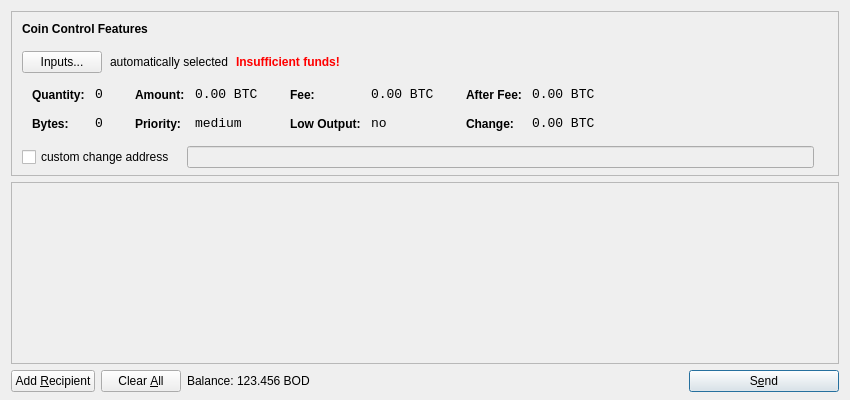
<?xml version="1.0" encoding="UTF-8"?>
<ui version="4.0">
 <class>SendCoinsDialog</class>
 <widget class="QDialog" name="SendCoinsDialog">
  <property name="geometry">
   <rect>
    <x>0</x>
    <y>0</y>
    <width>850</width>
    <height>400</height>
   </rect>
  </property>
  <property name="windowTitle">
   <string>Send Coins</string>
  </property>
  <layout class="QVBoxLayout" name="verticalLayout" stretch="0,1,0">
   <property name="bottomMargin">
    <number>8</number>
   </property>
   <item>
    <widget class="QFrame" name="frameCoinControl">
     <property name="sizePolicy">
      <sizepolicy hsizetype="Expanding" vsizetype="Expanding">
       <horstretch>0</horstretch>
       <verstretch>0</verstretch>
      </sizepolicy>
     </property>
     <property name="maximumSize">
      <size>
       <width>16777215</width>
       <height>16777215</height>
      </size>
     </property>
     <property name="frameShape">
      <enum>QFrame::StyledPanel</enum>
     </property>
     <property name="frameShadow">
      <enum>QFrame::Sunken</enum>
     </property>
     <layout class="QVBoxLayout" name="verticalLayoutCoinControl2">
      <property name="spacing">
       <number>-1</number>
      </property>
      <property name="leftMargin">
       <number>0</number>
      </property>
      <property name="topMargin">
       <number>0</number>
      </property>
      <property name="rightMargin">
       <number>0</number>
      </property>
      <property name="bottomMargin">
       <number>6</number>
      </property>
      <item>
       <layout class="QVBoxLayout" name="verticalLayoutCoinControl" stretch="0,0,0,0,1">
        <property name="spacing">
         <number>0</number>
        </property>
        <property name="leftMargin">
         <number>10</number>
        </property>
        <property name="topMargin">
         <number>10</number>
        </property>
        <item>
         <layout class="QHBoxLayout" name="horizontalLayoutCoinControl1">
          <property name="bottomMargin">
           <number>15</number>
          </property>
          <item>
           <widget class="QLabel" name="labelCoinControlFeatures">
            <property name="sizePolicy">
             <sizepolicy hsizetype="Preferred" vsizetype="Maximum">
              <horstretch>0</horstretch>
              <verstretch>0</verstretch>
             </sizepolicy>
            </property>
            <property name="font">
             <font>
              <weight>75</weight>
              <bold>true</bold>
             </font>
            </property>
            <property name="styleSheet">
             <string notr="true">font-weight:bold;</string>
            </property>
            <property name="text">
             <string>Coin Control Features</string>
            </property>
           </widget>
          </item>
         </layout>
        </item>
        <item>
         <layout class="QHBoxLayout" name="horizontalLayoutCoinControl2" stretch="0,0,0,0">
          <property name="spacing">
           <number>8</number>
          </property>
          <property name="bottomMargin">
           <number>10</number>
          </property>
          <item>
           <widget class="QPushButton" name="pushButtonCoinControl">
            <property name="styleSheet">
             <string notr="true"/>
            </property>
            <property name="text">
             <string>Inputs...</string>
            </property>
           </widget>
          </item>
          <item>
           <widget class="QLabel" name="labelCoinControlAutomaticallySelected">
            <property name="text">
             <string>automatically selected</string>
            </property>
            <property name="margin">
             <number>5</number>
            </property>
           </widget>
          </item>
          <item>
           <widget class="QLabel" name="labelCoinControlInsuffFunds">
            <property name="font">
             <font>
              <weight>75</weight>
              <bold>true</bold>
             </font>
            </property>
            <property name="styleSheet">
             <string notr="true">color:red;font-weight:bold;</string>
            </property>
            <property name="text">
             <string>Insufficient funds!</string>
            </property>
            <property name="margin">
             <number>5</number>
            </property>
           </widget>
          </item>
          <item>
           <spacer name="horizontalSpacerCoinControl">
            <property name="orientation">
             <enum>Qt::Horizontal</enum>
            </property>
            <property name="sizeHint" stdset="0">
             <size>
              <width>40</width>
              <height>1</height>
             </size>
            </property>
           </spacer>
          </item>
         </layout>
        </item>
        <item>
         <widget class="QWidget" name="widgetCoinControl" native="true">
          <property name="sizePolicy">
           <sizepolicy hsizetype="Preferred" vsizetype="Preferred">
            <horstretch>0</horstretch>
            <verstretch>0</verstretch>
           </sizepolicy>
          </property>
          <property name="minimumSize">
           <size>
            <width>0</width>
            <height>0</height>
           </size>
          </property>
          <property name="styleSheet">
           <string notr="true"/>
          </property>
          <layout class="QHBoxLayout" name="horizontalLayoutCoinControl5">
           <property name="margin">
            <number>0</number>
           </property>
           <item>
            <layout class="QHBoxLayout" name="horizontalLayoutCoinControl3" stretch="0,0,0,1">
             <property name="spacing">
              <number>20</number>
             </property>
             <property name="topMargin">
              <number>0</number>
             </property>
             <property name="bottomMargin">
              <number>10</number>
             </property>
             <item>
              <layout class="QFormLayout" name="formLayoutCoinControl1">
               <property name="horizontalSpacing">
                <number>10</number>
               </property>
               <property name="verticalSpacing">
                <number>14</number>
               </property>
               <property name="leftMargin">
                <number>10</number>
               </property>
               <property name="topMargin">
                <number>4</number>
               </property>
               <property name="rightMargin">
                <number>6</number>
               </property>
               <item row="0" column="0">
                <widget class="QLabel" name="labelCoinControlQuantityText">
                 <property name="styleSheet">
                  <string notr="true">font-weight:bold;</string>
                 </property>
                 <property name="text">
                  <string>Quantity:</string>
                 </property>
                 <property name="margin">
                  <number>0</number>
                 </property>
                </widget>
               </item>
               <item row="0" column="1">
                <widget class="QLabel" name="labelCoinControlQuantity">
                 <property name="font">
                  <font>
                   <family>Monospace</family>
                   <pointsize>10</pointsize>
                  </font>
                 </property>
                 <property name="cursor">
                  <cursorShape>IBeamCursor</cursorShape>
                 </property>
                 <property name="contextMenuPolicy">
                  <enum>Qt::ActionsContextMenu</enum>
                 </property>
                 <property name="text">
                  <string notr="true">0</string>
                 </property>
                 <property name="margin">
                  <number>0</number>
                 </property>
                 <property name="textInteractionFlags">
                  <set>Qt::LinksAccessibleByMouse|Qt::TextSelectableByKeyboard|Qt::TextSelectableByMouse</set>
                 </property>
                </widget>
               </item>
               <item row="1" column="0">
                <widget class="QLabel" name="labelCoinControlBytesText">
                 <property name="styleSheet">
                  <string notr="true">font-weight:bold;</string>
                 </property>
                 <property name="text">
                  <string>Bytes:</string>
                 </property>
                </widget>
               </item>
               <item row="1" column="1">
                <widget class="QLabel" name="labelCoinControlBytes">
                 <property name="font">
                  <font>
                   <family>Monospace</family>
                   <pointsize>10</pointsize>
                  </font>
                 </property>
                 <property name="cursor">
                  <cursorShape>IBeamCursor</cursorShape>
                 </property>
                 <property name="contextMenuPolicy">
                  <enum>Qt::ActionsContextMenu</enum>
                 </property>
                 <property name="text">
                  <string notr="true">0</string>
                 </property>
                 <property name="textInteractionFlags">
                  <set>Qt::LinksAccessibleByMouse|Qt::TextSelectableByKeyboard|Qt::TextSelectableByMouse</set>
                 </property>
                </widget>
               </item>
              </layout>
             </item>
             <item>
              <layout class="QFormLayout" name="formLayoutCoinControl2">
               <property name="horizontalSpacing">
                <number>10</number>
               </property>
               <property name="verticalSpacing">
                <number>14</number>
               </property>
               <property name="leftMargin">
                <number>6</number>
               </property>
               <property name="topMargin">
                <number>4</number>
               </property>
               <property name="rightMargin">
                <number>6</number>
               </property>
               <item row="0" column="0">
                <widget class="QLabel" name="labelCoinControlAmountText">
                 <property name="styleSheet">
                  <string notr="true">font-weight:bold;</string>
                 </property>
                 <property name="text">
                  <string>Amount:</string>
                 </property>
                 <property name="margin">
                  <number>0</number>
                 </property>
                </widget>
               </item>
               <item row="0" column="1">
                <widget class="QLabel" name="labelCoinControlAmount">
                 <property name="font">
                  <font>
                   <family>Monospace</family>
                   <pointsize>10</pointsize>
                  </font>
                 </property>
                 <property name="cursor">
                  <cursorShape>IBeamCursor</cursorShape>
                 </property>
                 <property name="contextMenuPolicy">
                  <enum>Qt::ActionsContextMenu</enum>
                 </property>
                 <property name="text">
                  <string notr="true">0.00 BTC</string>
                 </property>
                 <property name="textInteractionFlags">
                  <set>Qt::LinksAccessibleByMouse|Qt::TextSelectableByKeyboard|Qt::TextSelectableByMouse</set>
                 </property>
                </widget>
               </item>
               <item row="1" column="0">
                <widget class="QLabel" name="labelCoinControlPriorityText">
                 <property name="styleSheet">
                  <string notr="true">font-weight:bold;</string>
                 </property>
                 <property name="text">
                  <string>Priority:</string>
                 </property>
                </widget>
               </item>
               <item row="1" column="1">
                <widget class="QLabel" name="labelCoinControlPriority">
                 <property name="font">
                  <font>
                   <family>Monospace</family>
                   <pointsize>10</pointsize>
                  </font>
                 </property>
                 <property name="cursor">
                  <cursorShape>IBeamCursor</cursorShape>
                 </property>
                 <property name="contextMenuPolicy">
                  <enum>Qt::ActionsContextMenu</enum>
                 </property>
                 <property name="text">
                  <string>medium</string>
                 </property>
                 <property name="textInteractionFlags">
                  <set>Qt::LinksAccessibleByMouse|Qt::TextSelectableByKeyboard|Qt::TextSelectableByMouse</set>
                 </property>
                </widget>
               </item>
              </layout>
             </item>
             <item>
              <layout class="QFormLayout" name="formLayoutCoinControl3">
               <property name="horizontalSpacing">
                <number>10</number>
               </property>
               <property name="verticalSpacing">
                <number>14</number>
               </property>
               <property name="leftMargin">
                <number>6</number>
               </property>
               <property name="topMargin">
                <number>4</number>
               </property>
               <property name="rightMargin">
                <number>6</number>
               </property>
               <item row="0" column="0">
                <widget class="QLabel" name="labelCoinControlFeeText">
                 <property name="styleSheet">
                  <string notr="true">font-weight:bold;</string>
                 </property>
                 <property name="text">
                  <string>Fee:</string>
                 </property>
                 <property name="margin">
                  <number>0</number>
                 </property>
                </widget>
               </item>
               <item row="0" column="1">
                <widget class="QLabel" name="labelCoinControlFee">
                 <property name="font">
                  <font>
                   <family>Monospace</family>
                   <pointsize>10</pointsize>
                  </font>
                 </property>
                 <property name="cursor">
                  <cursorShape>IBeamCursor</cursorShape>
                 </property>
                 <property name="contextMenuPolicy">
                  <enum>Qt::ActionsContextMenu</enum>
                 </property>
                 <property name="text">
                  <string notr="true">0.00 BTC</string>
                 </property>
                 <property name="textInteractionFlags">
                  <set>Qt::LinksAccessibleByMouse|Qt::TextSelectableByKeyboard|Qt::TextSelectableByMouse</set>
                 </property>
                </widget>
               </item>
               <item row="1" column="0">
                <widget class="QLabel" name="labelCoinControlLowOutputText">
                 <property name="styleSheet">
                  <string notr="true">font-weight:bold;</string>
                 </property>
                 <property name="text">
                  <string>Low Output:</string>
                 </property>
                </widget>
               </item>
               <item row="1" column="1">
                <widget class="QLabel" name="labelCoinControlLowOutput">
                 <property name="font">
                  <font>
                   <family>Monospace</family>
                   <pointsize>10</pointsize>
                  </font>
                 </property>
                 <property name="cursor">
                  <cursorShape>IBeamCursor</cursorShape>
                 </property>
                 <property name="contextMenuPolicy">
                  <enum>Qt::ActionsContextMenu</enum>
                 </property>
                 <property name="text">
                  <string>no</string>
                 </property>
                 <property name="textInteractionFlags">
                  <set>Qt::LinksAccessibleByMouse|Qt::TextSelectableByKeyboard|Qt::TextSelectableByMouse</set>
                 </property>
                </widget>
               </item>
              </layout>
             </item>
             <item>
              <layout class="QFormLayout" name="formLayoutCoinControl4">
               <property name="horizontalSpacing">
                <number>10</number>
               </property>
               <property name="verticalSpacing">
                <number>14</number>
               </property>
               <property name="leftMargin">
                <number>6</number>
               </property>
               <property name="topMargin">
                <number>4</number>
               </property>
               <property name="rightMargin">
                <number>6</number>
               </property>
               <item row="0" column="0">
                <widget class="QLabel" name="labelCoinControlAfterFeeText">
                 <property name="styleSheet">
                  <string notr="true">font-weight:bold;</string>
                 </property>
                 <property name="text">
                  <string>After Fee:</string>
                 </property>
                 <property name="margin">
                  <number>0</number>
                 </property>
                </widget>
               </item>
               <item row="0" column="1">
                <widget class="QLabel" name="labelCoinControlAfterFee">
                 <property name="font">
                  <font>
                   <family>Monospace</family>
                   <pointsize>10</pointsize>
                  </font>
                 </property>
                 <property name="cursor">
                  <cursorShape>IBeamCursor</cursorShape>
                 </property>
                 <property name="contextMenuPolicy">
                  <enum>Qt::ActionsContextMenu</enum>
                 </property>
                 <property name="text">
                  <string notr="true">0.00 BTC</string>
                 </property>
                 <property name="textInteractionFlags">
                  <set>Qt::LinksAccessibleByMouse|Qt::TextSelectableByKeyboard|Qt::TextSelectableByMouse</set>
                 </property>
                </widget>
               </item>
               <item row="1" column="0">
                <widget class="QLabel" name="labelCoinControlChangeText">
                 <property name="styleSheet">
                  <string notr="true">font-weight:bold;</string>
                 </property>
                 <property name="text">
                  <string>Change:</string>
                 </property>
                </widget>
               </item>
               <item row="1" column="1">
                <widget class="QLabel" name="labelCoinControlChange">
                 <property name="font">
                  <font>
                   <family>Monospace</family>
                   <pointsize>10</pointsize>
                  </font>
                 </property>
                 <property name="cursor">
                  <cursorShape>IBeamCursor</cursorShape>
                 </property>
                 <property name="contextMenuPolicy">
                  <enum>Qt::ActionsContextMenu</enum>
                 </property>
                 <property name="text">
                  <string notr="true">0.00 BTC</string>
                 </property>
                 <property name="textInteractionFlags">
                  <set>Qt::LinksAccessibleByMouse|Qt::TextSelectableByKeyboard|Qt::TextSelectableByMouse</set>
                 </property>
                </widget>
               </item>
              </layout>
             </item>
            </layout>
           </item>
          </layout>
         </widget>
        </item>
        <item>
         <layout class="QHBoxLayout" name="horizontalLayoutCoinControl4" stretch="0,0,0">
          <property name="spacing">
           <number>12</number>
          </property>
          <property name="sizeConstraint">
           <enum>QLayout::SetDefaultConstraint</enum>
          </property>
          <property name="topMargin">
           <number>5</number>
          </property>
          <property name="rightMargin">
           <number>5</number>
          </property>
          <item>
           <widget class="QCheckBox" name="checkBoxCoinControlChange">
            <property name="text">
             <string>custom change address</string>
            </property>
           </widget>
          </item>
          <item>
           <widget class="QLineEdit" name="lineEditCoinControlChange">
            <property name="enabled">
             <bool>false</bool>
            </property>
            <property name="sizePolicy">
             <sizepolicy hsizetype="Expanding" vsizetype="Fixed">
              <horstretch>0</horstretch>
              <verstretch>0</verstretch>
             </sizepolicy>
            </property>
           </widget>
          </item>
          <item>
           <widget class="QLabel" name="labelCoinControlChangeLabel">
            <property name="sizePolicy">
             <sizepolicy hsizetype="Preferred" vsizetype="Expanding">
              <horstretch>0</horstretch>
              <verstretch>0</verstretch>
             </sizepolicy>
            </property>
            <property name="minimumSize">
             <size>
              <width>0</width>
              <height>0</height>
             </size>
            </property>
            <property name="text">
             <string/>
            </property>
            <property name="margin">
             <number>3</number>
            </property>
           </widget>
          </item>
         </layout>
        </item>
        <item>
         <spacer name="verticalSpacerCoinControl">
          <property name="orientation">
           <enum>Qt::Vertical</enum>
          </property>
          <property name="sizeHint" stdset="0">
           <size>
            <width>800</width>
            <height>1</height>
           </size>
          </property>
         </spacer>
        </item>
       </layout>
      </item>
     </layout>
    </widget>
   </item>
   <item>
    <widget class="QScrollArea" name="scrollArea">
     <property name="widgetResizable">
      <bool>true</bool>
     </property>
     <widget class="QWidget" name="scrollAreaWidgetContents">
      <property name="geometry">
       <rect>
        <x>0</x>
        <y>0</y>
        <width>830</width>
        <height>165</height>
       </rect>
      </property>
      <layout class="QVBoxLayout" name="verticalLayout_2">
       <property name="margin">
        <number>0</number>
       </property>
       <item>
        <layout class="QVBoxLayout" name="entries">
         <property name="spacing">
          <number>6</number>
         </property>
        </layout>
       </item>
       <item>
        <spacer name="verticalSpacer">
         <property name="orientation">
          <enum>Qt::Vertical</enum>
         </property>
         <property name="sizeHint" stdset="0">
          <size>
           <width>20</width>
           <height>40</height>
          </size>
         </property>
        </spacer>
       </item>
      </layout>
     </widget>
    </widget>
   </item>
   <item>
    <layout class="QHBoxLayout" name="horizontalLayout">
     <item>
      <widget class="QPushButton" name="addButton">
       <property name="toolTip">
        <string>Send to multiple recipients at once</string>
       </property>
       <property name="text">
        <string>Add &amp;Recipient</string>
       </property>
       <property name="icon">
        <iconset resource="../bitcoin.qrc">
         <normaloff>:/icons/add</normaloff>:/icons/add</iconset>
       </property>
       <property name="autoDefault">
        <bool>false</bool>
       </property>
      </widget>
     </item>
     <item>
      <widget class="QPushButton" name="clearButton">
       <property name="sizePolicy">
        <sizepolicy hsizetype="Minimum" vsizetype="Fixed">
         <horstretch>0</horstretch>
         <verstretch>0</verstretch>
        </sizepolicy>
       </property>
       <property name="toolTip">
        <string>Remove all transaction fields</string>
       </property>
       <property name="text">
        <string>Clear &amp;All</string>
       </property>
       <property name="icon">
        <iconset resource="../bitcoin.qrc">
         <normaloff>:/icons/remove</normaloff>:/icons/remove</iconset>
       </property>
       <property name="autoRepeatDelay">
        <number>300</number>
       </property>
       <property name="autoDefault">
        <bool>false</bool>
       </property>
      </widget>
     </item>
     <item>
      <layout class="QHBoxLayout" name="horizontalLayout_2">
       <property name="spacing">
        <number>3</number>
       </property>
       <item>
        <widget class="QLabel" name="label">
         <property name="text">
          <string>Balance:</string>
         </property>
        </widget>
       </item>
       <item>
        <widget class="QLabel" name="labelBalance">
         <property name="cursor">
          <cursorShape>IBeamCursor</cursorShape>
         </property>
         <property name="text">
          <string>123.456 BOD</string>
         </property>
         <property name="textInteractionFlags">
          <set>Qt::LinksAccessibleByMouse|Qt::TextSelectableByKeyboard|Qt::TextSelectableByMouse</set>
         </property>
        </widget>
       </item>
      </layout>
     </item>
     <item>
      <spacer name="horizontalSpacer">
       <property name="orientation">
        <enum>Qt::Horizontal</enum>
       </property>
       <property name="sizeHint" stdset="0">
        <size>
         <width>40</width>
         <height>20</height>
        </size>
       </property>
      </spacer>
     </item>
     <item>
      <widget class="QPushButton" name="sendButton">
       <property name="minimumSize">
        <size>
         <width>150</width>
         <height>0</height>
        </size>
       </property>
       <property name="toolTip">
        <string>Confirm the send action</string>
       </property>
       <property name="text">
        <string>S&amp;end</string>
       </property>
       <property name="icon">
        <iconset resource="../bitcoin.qrc">
         <normaloff>:/icons/send</normaloff>:/icons/send</iconset>
       </property>
       <property name="default">
        <bool>true</bool>
       </property>
      </widget>
     </item>
    </layout>
   </item>
  </layout>
 </widget>
 <resources>
  <include location="../bitcoin.qrc"/>
 </resources>
 <connections/>
</ui>
